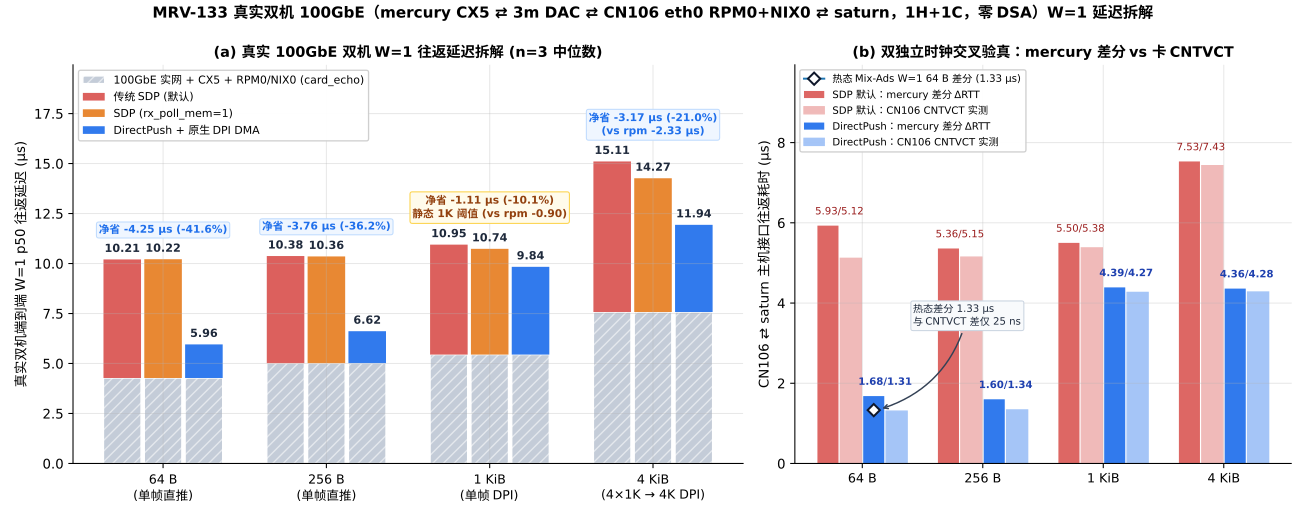

The Python source for this figure:
#!/usr/bin/env python3
"""MRV-133 Fig 1: Real 2-machine 100GbE W=1 end-to-end RTT breakdown & CNTVCT cross-check.

Reads logs/mrv133-2026-11-21/runs.jsonl (n=3 interleaved replicates, verified=True).
Panel (a): Stacked W=1 p50 RTT (64 B, 256 B, 1 KiB, 4 KiB):
  - Fixed 100GbE network + CX5 + CN106 RPM0/NIX0 floor (`card_echo`)
  - Host-NIC PCIe interface overhead (`SDP` default, `SDP rx_poll_mem=1`, `DirectPush + DPI DMA`)
Panel (b): Dual-clock cross-check of the CN106 <-> saturn host-NIC round-trip:
  - mercury client differential `RTT(full) - RTT(card_echo)` vs CN106 ARM64 `CNTVCT_EL0` `host_rtt_p50_us`,
    plus warm `direct_mix_ads_w1` 64 B differential (`1.33 µs` vs `CNTVCT 1.31 µs`) explaining the +0.37 µs
    cold-start `sleep(60 ms)` offset on standalone `64 B`.
"""

import json
import pathlib
import statistics
import sys

import matplotlib.pyplot as plt
import numpy as np

sys.path.insert(0, str(pathlib.Path(__file__).resolve().parent))
import mrvplot

RUNS = pathlib.Path(__file__).resolve().parents[2] / "logs/mrv133-2026-11-21/runs.jsonl"


def load_runs():
    by_cfg = {}
    for line in RUNS.read_text().splitlines():
        if not line.strip():
            continue
        r = json.loads(line)
        assert r.get("verified"), f"Unverified run: {r['cfg']} rep={r['rep']} {r.get('verify_errors')}"
        by_cfg.setdefault(r["cfg"], []).append(r)
    return by_cfg


def med(vals):
    return statistics.median(vals)


def fmt2(v):
    """Standard half-up rounding to 2 decimals (avoids Python banker's rounding ambiguity on .xx5)."""
    return f"{v + (1e-9 if v >= 0 else -1e-9):.2f}"


def main():
    by_cfg = load_runs()
    sizes = ["64", "256", "1024", "4096"]
    slabels = ["64 B\n(单帧直推)", "256 B\n(单帧直推)", "1 KiB\n(单帧 DPI)", "4 KiB\n(4×1K → 4K DPI)"]

    echo_p50 = [med([r["client"]["tot_p50_us"] for r in by_cfg[f"card_echo_{s}_w1"]]) for s in sizes]
    sdp_p50 = [med([r["client"]["tot_p50_us"] for r in by_cfg[f"sdp_{s}_w1"]]) for s in sizes]
    rpm_p50 = [med([r["client"]["tot_p50_us"] for r in by_cfg[f"sdp_rpm_{s}_w1"]]) for s in sizes]
    dp_p50 = [med([r["client"]["tot_p50_us"] for r in by_cfg[f"direct_{s}_w1"]]) for s in sizes]

    sdp_hrtt = [med([r["card"]["host_rtt_p50_us"] for r in by_cfg[f"sdp_{s}_w1"]]) for s in sizes]
    dp_hrtt = [med([r["card"]["host_rtt_p50_us"] for r in by_cfg[f"direct_{s}_w1"]]) for s in sizes]

    # Warm 64 B differential from direct_mix_ads_w1 (runs 3s after stack start, avoids mercury cold sleep offset)
    warm_64_p50 = med([r["client"]["small_p50_us"] for r in by_cfg["direct_mix_ads_w1"]])
    warm_64_diff = warm_64_p50 - echo_p50[0]

    fig, (ax1, ax2) = plt.subplots(1, 2, figsize=(13.6, 5.4), gridspec_kw={"width_ratios": [1.35, 1.0]})

    # Panel (a): Stacked end-to-end RTT
    x = np.arange(len(sizes))
    w = 0.25
    C_NET = "#94a3b8"
    C_SDP = "#d9534f"
    C_RPM = "#e67e22"
    C_DP = "#1f6feb"

    for offset, tot, col, label in [
        (-w, sdp_p50, C_SDP, "传统 SDP (默认)"),
        (0.0, rpm_p50, C_RPM, "SDP (rx_poll_mem=1)"),
        (+w, dp_p50, C_DP, "DirectPush + 原生 DPI DMA"),
    ]:
        net_part = [min(e, t) for e, t in zip(echo_p50, tot)]
        if_part = [max(0.0, t - e) for e, t in zip(echo_p50, tot)]
        ax1.bar(
            x + offset,
            net_part,
            w * 0.92,
            color=C_NET,
            alpha=0.55,
            hatch="///",
            edgecolor="white",
            label="100GbE 实网 + CX5 + RPM0/NIX0 (card_echo)" if offset == -w else None,
        )
        ax1.bar(x + offset, if_part, w * 0.92, bottom=net_part, color=col, alpha=0.92, label=label)
        for xi, t in zip(x + offset, tot):
            ax1.text(xi, t + 0.24, fmt2(t), ha="center", va="bottom", fontsize=8.4, fontweight="bold", color="#1e293b")

    # Annotate net savings (DirectPush vs SDP default & vs rpm=1 where distinct)
    for i in range(len(sizes)):
        diff = dp_p50[i] - sdp_p50[i]
        diff_rpm = dp_p50[i] - rpm_p50[i]
        pct = diff / sdp_p50[i] * 100.0
        y_top = max(sdp_p50[i], rpm_p50[i], dp_p50[i]) + 1.18
        if sizes[i] == "1024":
            txt = f"净省 {fmt2(diff)} µs ({pct:.1f}%)\n静态 1K 阈值 (vs rpm {fmt2(diff_rpm)})"
            fc, ec, tc = "#fffbeb", "#fcd34d", "#92400e"
        elif sizes[i] == "4096":
            txt = f"净省 {fmt2(diff)} µs ({pct:.1f}%)\n(vs rpm {fmt2(diff_rpm)} µs)"
            fc, ec, tc = "#eff6ff", "#bfdbfe", C_DP
        else:
            txt = f"净省 {fmt2(diff)} µs ({pct:.1f}%)"
            fc, ec, tc = "#eff6ff", "#bfdbfe", C_DP
        ax1.text(
            x[i],
            y_top,
            txt,
            ha="center",
            va="bottom",
            fontsize=8.0,
            fontweight="bold",
            color=tc,
            bbox=dict(boxstyle="round,pad=0.22", fc=fc, ec=ec, lw=0.8),
        )

    ax1.set_xticks(x)
    ax1.set_xticklabels(slabels, fontsize=9.4)
    ax1.set_ylabel("真实双机端到端 W=1 p50 往返延迟 (µs)", fontsize=10)
    ax1.set_ylim(0, max(sdp_p50) * 1.32)
    ax1.set_title("(a) 真实 100GbE 双机 W=1 往返延迟拆解 (n=3 中位数)", fontsize=10.8, fontweight="bold")
    ax1.legend(loc="upper left", fontsize=8.2, frameon=True, facecolor="white", framealpha=0.94)

    # Panel (b): Dual-clock cross-check of CN106 <-> saturn host-NIC hop
    sdp_diff = [s - e for s, e in zip(sdp_p50, echo_p50)]
    dp_diff = [d - e for d, e in zip(dp_p50, echo_p50)]
    w2 = 0.19
    ax2.bar(x - 1.5 * w2, sdp_diff, w2 * 0.92, color=C_SDP, alpha=0.88, label="SDP 默认：mercury 差分 ΔRTT")
    ax2.bar(x - 0.5 * w2, sdp_hrtt, w2 * 0.92, color=C_SDP, alpha=0.40, hatch="..", edgecolor=C_SDP, label="SDP 默认：CN106 CNTVCT 实测")
    ax2.bar(x + 0.5 * w2, dp_diff, w2 * 0.92, color=C_DP, alpha=0.92, label="DirectPush：mercury 差分 ΔRTT")
    ax2.bar(x + 1.5 * w2, dp_hrtt, w2 * 0.92, color=C_DP, alpha=0.40, hatch="..", edgecolor=C_DP, label="DirectPush：CN106 CNTVCT 实测")

    # Warm 64 B marker showing cold-start sleep(60ms) explains the +0.37 us gap
    ax2.plot(
        x[0] + 0.5 * w2,
        warm_64_diff,
        marker="D",
        ms=6.5,
        mfc="white",
        mec="#0f172a",
        mew=1.5,
        zorder=6,
        label=f"热态 Mix-Ads W=1 64 B 差分 ({fmt2(warm_64_diff)} µs)",
    )
    ax2.annotate(
        f"热态差分 {fmt2(warm_64_diff)} µs\n与 CNTVCT 差仅 {(warm_64_diff - dp_hrtt[0])*1e3:.0f} ns",
        xy=(x[0] + 0.5 * w2 + 0.05, warm_64_diff + 0.02),
        xytext=(x[0] + 0.42, 3.45),
        arrowprops=dict(arrowstyle="->", color="#334155", lw=1.1, connectionstyle="arc3,rad=-0.28"),
        fontsize=7.6,
        color="#1e293b",
        bbox=dict(boxstyle="round,pad=0.2", fc="#f8fafc", ec="#cbd5e1", lw=0.8),
    )

    for i in range(len(sizes)):
        ax2.text(
            x[i] - 1.0 * w2,
            max(sdp_diff[i], sdp_hrtt[i]) + 0.22,
            f"{fmt2(sdp_diff[i])}/{fmt2(sdp_hrtt[i])}",
            ha="center",
            va="bottom",
            fontsize=7.6,
            color="#991b1b",
        )
        ax2.text(
            x[i] + 1.0 * w2,
            max(dp_diff[i], dp_hrtt[i]) + 0.22,
            f"{fmt2(dp_diff[i])}/{fmt2(dp_hrtt[i])}",
            ha="center",
            va="bottom",
            fontsize=7.6,
            color="#1e40af",
            fontweight="bold",
        )

    ax2.set_xticks(x)
    ax2.set_xticklabels(["64 B", "256 B", "1 KiB", "4 KiB"], fontsize=9.5)
    ax2.set_ylabel("CN106 ⇄ saturn 主机接口往返耗时 (µs)", fontsize=10)
    ax2.set_ylim(0, max(max(sdp_diff), max(sdp_hrtt)) * 1.32)
    ax2.set_title("(b) 双独立时钟交叉验真：mercury 差分 vs 卡 CNTVCT", fontsize=10.8, fontweight="bold")
    ax2.legend(loc="upper left", fontsize=7.6, frameon=True, facecolor="white", framealpha=0.94)

    fig.suptitle(
        "MRV-133 真实双机 100GbE（mercury CX5 ⇄ 3m DAC ⇄ CN106 eth0 RPM0+NIX0 ⇄ saturn，1H+1C，零 DSA）W=1 延迟拆解",
        fontsize=11.4,
        fontweight="bold",
        y=0.99,
    )
    png = mrvplot.save(fig, "mrv-133-decomp")
    print(f"Wrote {png}")


if __name__ == "__main__":
    main()
